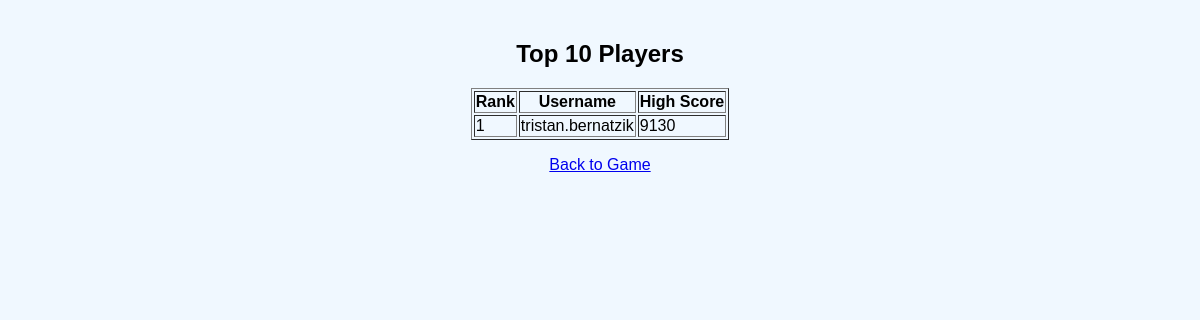
The page /leaderboard on the database as committed earlier.
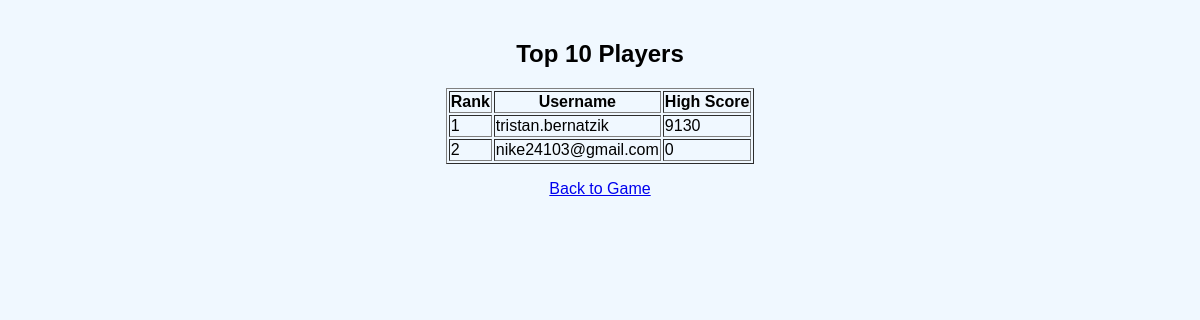
The same page on the database as committed later.
### app.py (models this page shows, shortened)
class User(UserMixin, db.Model):
    id = db.Column(db.Integer, primary_key=True)
    username = db.Column(db.String(150), unique=True, nullable=False)
    password_hash = db.Column(db.String(150), nullable=False)
    high_score = db.Column(db.Integer, default=0)

### app.py (the view)
@app.route('/leaderboard')
def leaderboard():
    top_users = User.query.order_by(User.high_score.desc()).limit(10).all()
    return render_template('leaderboard.html', users=top_users)

### templates/leaderboard.html (shortened to what this page needs)
<!DOCTYPE html>
<html lang="en">
<head>
    <link rel="stylesheet" href="/static/css/styles.css">
</head>
<body>
    <h2>Top 10 Players</h2>
    <table border="1">
        <thead>
            <tr>
                <th>Rank</th>
                <th>Username</th>
                <th>High Score</th>
            </tr>
        </thead>
        <tbody>
            {% for user in users %}
                <tr>
                    <td>{{ loop.index }}</td>
                    <td>{{ user.username }}</td>
                    <td>{{ user.high_score }}</td>
                </tr>
            {% endfor %}
        </tbody>
    </table>
    <p><a href="/">Back to Game</a></p>
</body>
</html>

### static/css/styles.css (style rules this page uses)
body { font-family: 'Arial', sans-serif; background-color: #f0f8ff; display: flex; flex-direction: column; align-items: center; min-height: 100vh; margin: 0; padding: 20px; }

Rows that differ between the two databases and show on the page:
added User: username "nike24103@gmail.com", high_score "0"
